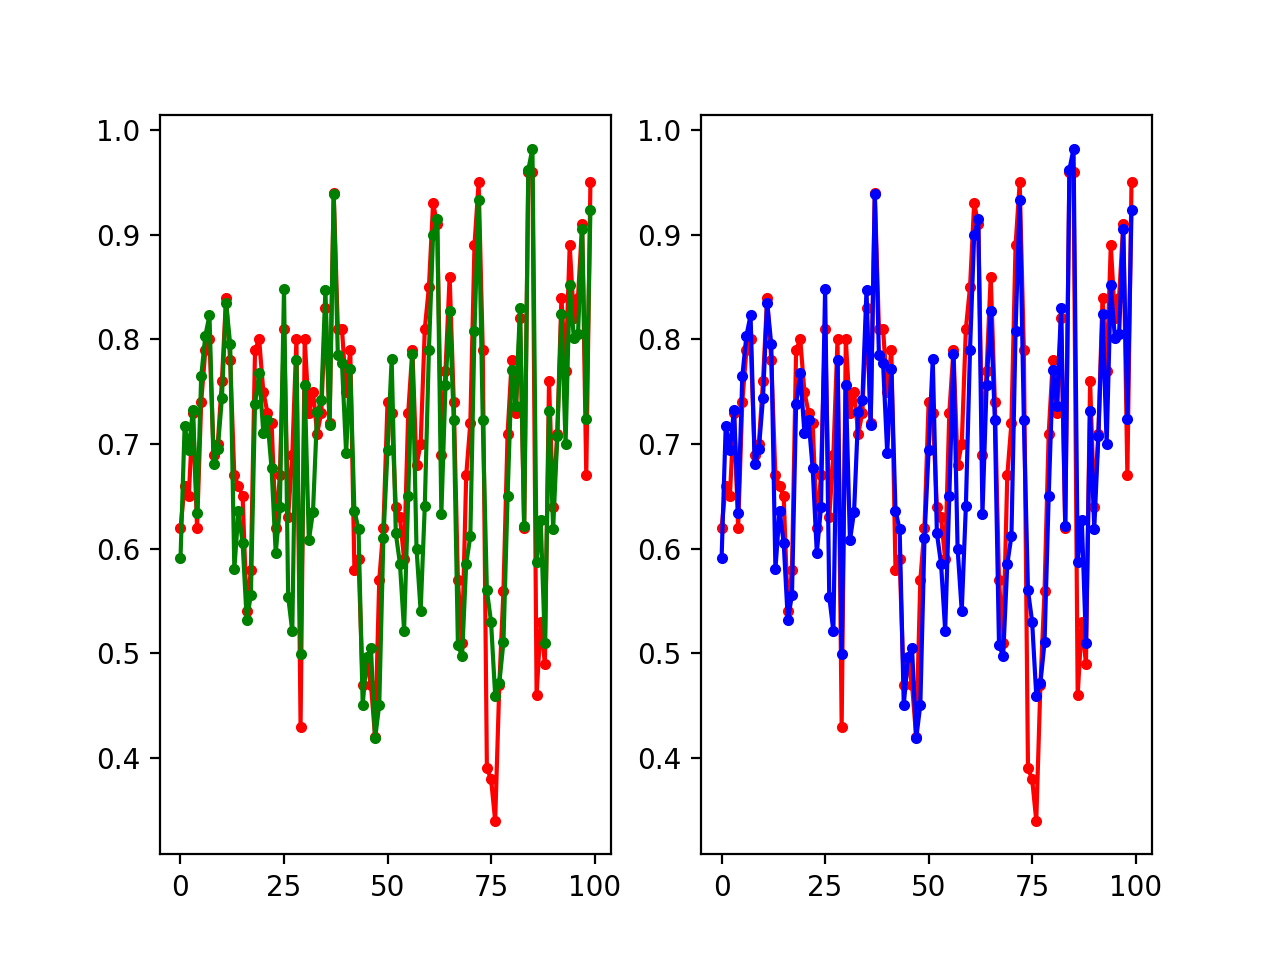

Write the Python code that produced this figure.
from linearRegressionAlternate import linearRegressionAlternate
import matplotlib.pyplot as plt
from numpy import genfromtxt
from sklearn import linear_model
import numpy as np


def main():
    # admissionData = genfromtxt("../resources/graduate-admissions/Admission_Predict_Ver1.1.csv", delimiter=',')
    admissionData = genfromtxt("../resources/graduate-admissions/Admission_Predict.csv", delimiter=',')
    x = np.matrix(admissionData[1:, 1:-1])
    # Normalising the data
    x[:, 0] = x[:, 0]/340.0
    x[:, 1] = x[:, 1]/120.0
    x[:, 2] = x[:, 2]/5.0
    x[:, 3] = x[:, 3]/5.0
    x[:, 4] = x[:, 4]/5.0
    x[:, 5] = x[:, 5]/10.0

    y = np.matrix(admissionData[1:, -1:])

    trainnigSetPercent = 75.0
    trainingIndex = int(x.shape[0] * trainnigSetPercent / 100.0)
    
    x_train = x[:trainingIndex , :]
    x_test = x[trainingIndex: , :]

    y_train = y[:trainingIndex , :]
    y_test = y[trainingIndex: , :]

    #using SKlearn lib linear regression
    linRegSkl = linear_model.LinearRegression()
    linRegSkl.fit(x_train, y_train)
    y_predSkl = linRegSkl.predict(x_test)

    #using own function for linear regression
    linReg = linearRegressionAlternate(x = x_train, y = y_train)
    theta = linReg.train()
    y_pred = linReg.test(x_test)

    fig = plt.figure()    
    ax = fig.subplots(1, 2)

    ax[0].plot(y_test, 'r.-')
    ax[0].plot(y_pred, 'g.-')
    ax[1].plot(y_test, 'r.-')
    ax[1].plot(y_predSkl, 'b.-')
    plt.show()

if __name__ == '__main__':
    main()
